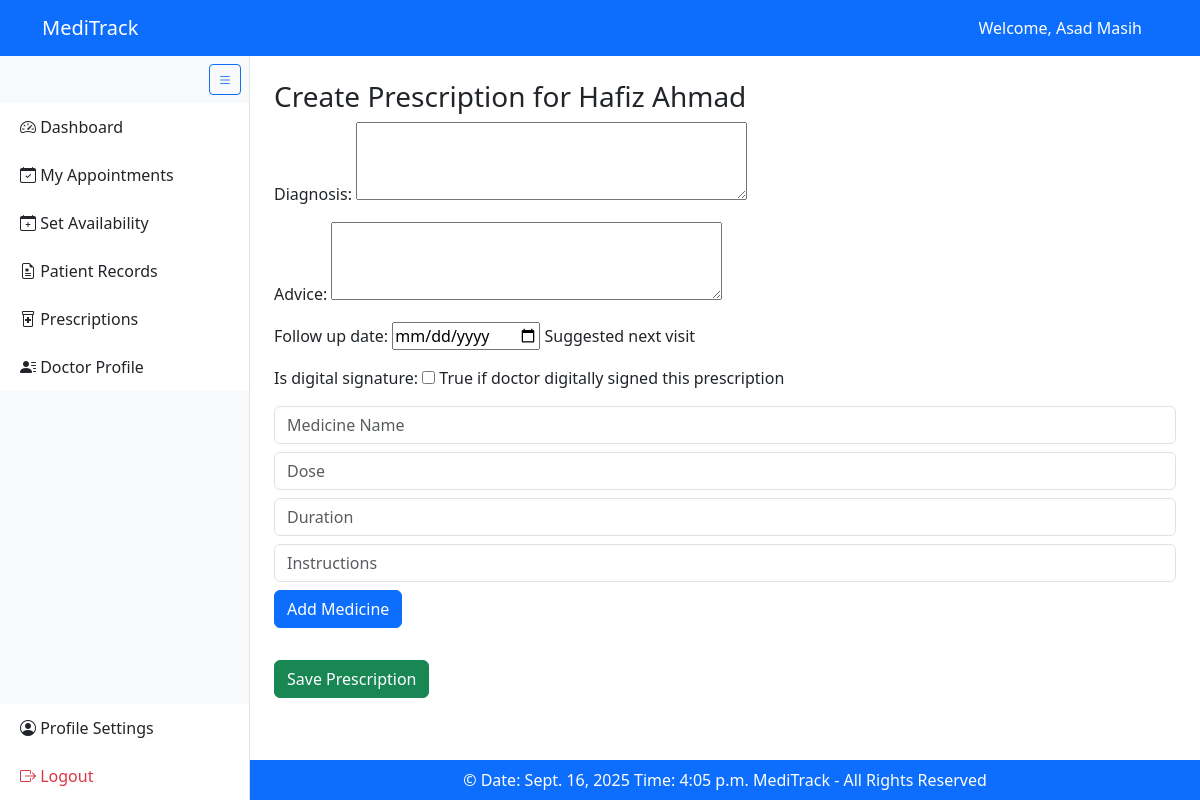
The app's page /create_prescription/6/ (signed in) with its own data.
### MediTrackApp/models.py (models this page shows, shortened)
class User(AbstractUser):
    ROLE_CHOICES = [
        ("admin", "Admin"),
        ("patient", "Patient"),
        ("doctor", "Doctor"),
    ]
    GENDER_CHOICES = [
        ("M", "Male"),
        ("F", "Female"),
        ("O", "Other"),
    ]
    phone_number = PhoneNumberField(region="PK", blank=True)
    gender = models.CharField(max_length=10, choices=GENDER_CHOICES, blank=True)
    date_of_birth = models.DateField(null=True, blank=True)
    profile_pic = models.ImageField(upload_to="profile_pics/", validators=[validate_file_extension], blank=True, null=True)
    role = models.CharField(max_length=50, choices=ROLE_CHOICES, default="patient")
    is_active = models.BooleanField(default=True)

class Appointment(models.Model):
    STATUS_CHOICES = [
        ("pending", "Pending"),
        ("confirmed", "Confirmed"),
        ("cancelled", "Cancelled"),
        ("completed", "Completed"),
    ]
    REASON_CHOICES = [
        ("CHECKUP", "Routine Checkup"),
        ("CONSULT", "General Consultation"),
        ("FEVER", "Fever/Infection"),
        ("INJURY", "Injury Treatment"),
    ]
    patient = models.ForeignKey(PatientProfile, on_delete=models.CASCADE)
    doctor = models.ForeignKey(DoctorProfile, on_delete=models.CASCADE)
    date = models.DateField()
    time = models.TimeField()
    status = models.CharField(max_length=20, choices=STATUS_CHOICES, default="pending")
    symptoms = models.TextField(blank=True)
    reason = models.CharField(max_length=50, choices=REASON_CHOICES, default="CONSULT")
    other_reason = models.CharField(max_length=100, blank=True)
    cancellation_reason = models.TextField(blank=True, null=True)
    cancelled_by = models.ForeignKey(User, on_delete=models.SET_NULL, null=True, blank=True, related_name='cancelled_appointments')
    end_time = models.TimeField(null=True, blank=True)
    created_at = models.DateTimeField(auto_now_add=True)
    updated_at = models.DateTimeField(auto_now=True)
    class Meta:
        constraints = [
            models.UniqueConstraint(fields=["doctor", "date", "time"], name="unique_doctor_slot"),
        ]
        ordering = ["-date", "time"]

class PatientProfile(models.Model):
    user = models.OneToOneField(User, related_name="patient_profile", on_delete=models.CASCADE)
    blood_group = models.CharField(max_length=5, blank=True)
    allergies = models.TextField(blank=True)
    medical_history = models.TextField(blank=True)
    emergency_contact = PhoneNumberField(region="PK", blank=True)

### MediTrackApp/decorators.py (the view)
        def wrapper(request, *args, **kwargs):
            if not request.user.is_authenticated:
                return redirect('login')
            if request.user.role not in allowed_roles:
                raise PermissionDenied
            return view_func(request, *args, **kwargs)

### MediTrackApp/forms.py (shortened to what this page needs)
class PrescriptionForm(forms.ModelForm):
    def __init__(self, *args, **kwargs):
        super().__init__(*args, **kwargs)
        self.fields["follow_up_date"].widget = forms.DateInput(
            attrs={"type": "date"})
        self.fields["diagnosis"].widget = forms.Textarea(attrs={"rows": 3})
        self.fields["advice"].widget = forms.Textarea(attrs={"rows": 3})
    class Meta:
        model = Prescription
        fields = ["diagnosis", "medicine", "advice",
                  "follow_up_date", "is_digital_signature"]
        widgets = {"medicine": forms.HiddenInput()}

### MediTrackApp/views.py (called while the page is built)
@login_required
@role_required(["doctor"])
def create_prescription(request, appointment_id):
    appointment = get_object_or_404(
        Appointment,
        id=appointment_id,
        doctor=request.user.doctor_profile
    )
    if request.method == "POST":
        form = PrescriptionForm(request.POST)
        if form.is_valid():
            prescription = form.save(commit=False)
            prescription.appointment = appointment
            prescription.save()
            messages.success(request, "Prescription created successfully!")
            return redirect("doctor_dashboard")
    else:
        form = PrescriptionForm()
    return render(request, "doctor/create_prescription.html", {"form": form, "appointment": appointment})

### MediTrackApp/templates/doctor/create_prescription.html (shortened to what this page needs)
{% extends 'base.html' %}
{% block content %}
<h3>Create Prescription for {{ appointment.patient.user.get_full_name }}</h3>
<form method="post" id="prescriptionForm">
    {{ form.as_p }}
    <div class="medicine-inputs">
        <input type="text" id="med_name" placeholder="Medicine Name" class="form-control mb-2">
        <input type="text" id="med_dose" placeholder="Dose" class="form-control mb-2">
        <input type="text" id="med_duration" placeholder="Duration" class="form-control mb-2">
        <input type="text" id="med_instructions" placeholder="Instructions" class="form-control mb-2">
        <button type="button" id="addMedicine" class="btn btn-primary mb-3">Add Medicine</button>
    </div>
    <button type="submit" class="btn btn-success">Save Prescription</button>
</form>
{% endblock %}

### templates/base.html (shortened to what this page needs)
{% load static %}
<!DOCTYPE html>
<html lang="en">
<head>
    <link href="https://cdn.jsdelivr.net/npm/bootstrap@5.3.3/dist/css/bootstrap.min.css" rel="stylesheet">
    <link href="https://cdn.jsdelivr.net/npm/bootstrap-icons@1.11.3/font/bootstrap-icons.css" rel="stylesheet">
    <link rel="stylesheet" href="{% static 'CSS/base.css' %}">
</head>
<body>
    <nav class="navbar navbar-dark bg-primary fixed-top" id="main-navbar">
        <div class="container">
            <span class="navbar-brand">MediTrack</span>
            <div>
                {% if user.is_authenticated %}
                    <span class="text-white me-3">Welcome, {{ user.get_full_name }}</span>
                {% else %}
                    <a href="{% url 'login' %}" class="btn btn-outline-light btn-lg me-2">Login</a>
                    <a href="{% url 'register' %}" class="btn btn-outline-light btn-lg">Register</a>
                {% endif %}
            </div>
        </div>
    </nav>
 {% if user.is_authenticated %}
    <div id="sidebar" class="bg-light border-end position-fixed d-flex flex-column">
        <div class="p-2 text-end d-none d-lg-block">
            <button id="sidebarToggle" class="btn btn-sm btn-outline-primary">
                <i class="bi bi-list"></i>
            </button>
        </div>
        <div class="list-group list-group-flush flex-grow-1">
            {% if user.role == 'admin' %}
                 {% include 'partials/admin_sidebar.html' %}
                 {% elif user.role == 'doctor' %}
                 {% include 'partials/doctor_sidebar.html' %}
                 {% elif user.role == 'patient' %}
                 {% include 'partials/patient_sidebar.html' %}
            {% endif %}
            <div class="mt-auto">
                <a href="{% url 'edit_profile' %}" class="list-group-item list-group-item-action">
                    <i class="bi bi-person-circle"></i> <span class="link-text">Profile Settings</span>
                </a>
                <a href="{% url 'logout' %}" class="list-group-item list-group-item-action text-danger">
                    <i class="bi bi-box-arrow-right"></i> <span class="link-text">Logout</span>
                </a>
            </div>
        </div>
    </div>
    {% endif %}
    <div id="main-content" class="p-4 {% if not user.is_authenticated %}full-width{% endif %}">
        {% block content %}{% endblock %}
    </div>
    <footer class="bg-primary text-white text-center py-2 {% if not user.is_authenticated %}full-width{% endif %}" id="main-footer">
        &copy; Date: {% now "DATE_FORMAT" %} Time: {% now "TIME_FORMAT" %} MediTrack - All Rights Reserved
    </footer>
</body>
</html>

### static/css/base.css (style rules this page uses)
#sidebar { width: 250px; top: 56px; bottom: 0; height: calc(100vh - 56px); transition: all 0.3s; z-index: 1000; overflow-y: auto; }
#main-content { margin-left: 250px; padding-top: 80px; padding-bottom: 20px; transition: all 0.3s; min-height: calc(100vh - 56px - 40px); }
#main-footer { margin-left: 250px; transition: all 0.3s; }
#sidebar .list-group-item { border: none; padding: 12px 20px; font-weight: 500; white-space: nowrap; }
body { padding-top: 56px; }

### records on screen
User: get_full_name "Asad Masih"
Appointment: patient.user.get_full_name "Hafiz Ahmad"
